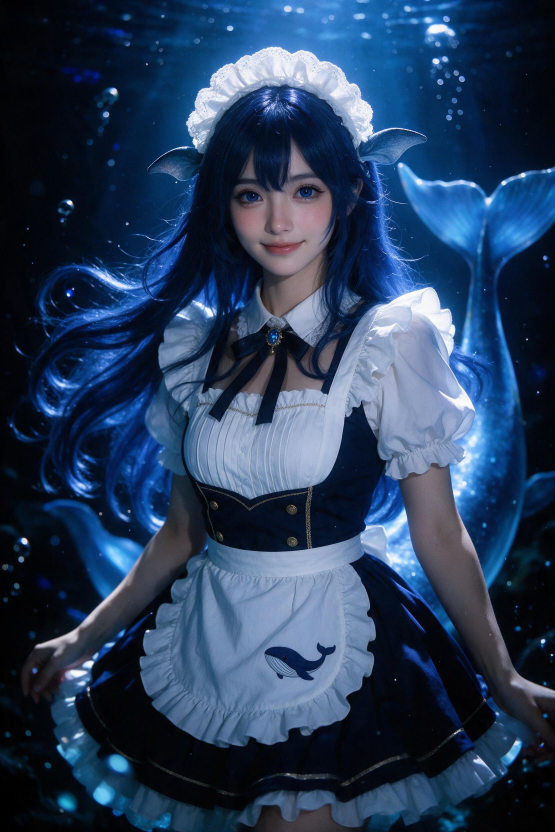
#> input picture art/source/whale-song-visual.jpg, 1664 x 2496 px (shown at 1/3 size)
$ python -i compose-keyvisual.py   (imports and definitions only)
#> lines starting #> are read from the running program, lines starting #| are printed output that depends on the picture
#!/usr/bin/env python3
"""Compose the 16:9 大肥鱼 key visual from the 4:5 generated portrait.

The portrait is the hero (a tall anime poster); the DSH canvas is 16:9, so the
portrait is placed on the right at full height and the remaining ocean on the
left is extended from its own colours: an edge smear, soft caustic shafts, a
few gold/cyan sparkles, and a gentle left scrim so interface text stays legible.

    python3 tools/compose-keyvisual.py \
      --portrait art/big-fat-fish/keyvisual-portrait.jpg \
      --out art/big-fat-fish/keyvisual.jpg

Deterministic (fixed random seed); no network, no model call.
"""
import argparse
import random
from pathlib import Path

from PIL import Image, ImageDraw, ImageFilter


def compose(portrait_path: Path, out_path: Path, width: int = 2560, height: int = 1440) -> Image.Image:
#> called with portrait_path = '../art/source/whale-song-visual.jpg', out_path = 'out.png', width = 2560, height = 1440
    src = Image.open(portrait_path).convert("RGB")
#> src is the input picture: PIL image 1664x2496 RGB; mean R, G, B 40.4, 61.7, 90.9
    art = src.resize((round(src.width * height / src.height), height), Image.LANCZOS)
    aw = art.width
#> aw = 960
    x0 = width - aw
#> x0 = 1600
    if x0 <= 200:
        raise SystemExit("portrait is too wide for the target canvas")

    # 1. deep-water base, slightly lighter toward the bottom
    base = Image.new("RGB", (width, height))
#> base: PIL image 2560x1440 RGB; every value is 0
    draw = ImageDraw.Draw(base)
    for y in range(height):
        t = y / (height - 1)
        draw.line([(0, y), (width, y)], fill=(int(2 + 2 * t), int(9 + 10 * t), int(20 + 30 * t)))

    # 2. smear a narrow strip from the portrait's left edge across the extension
    strip = art.crop((0, 0, max(24, aw // 28), height)).resize((x0 + 220, height), Image.LANCZOS)
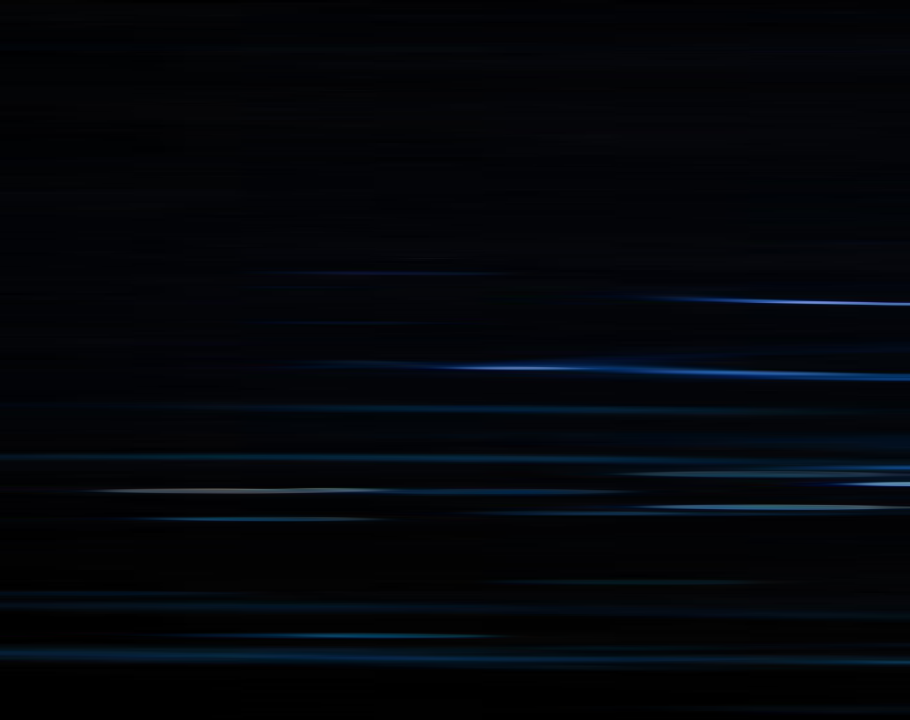
#> strip: PIL image 1820x1440 RGB (shown at 1/2 size); mean R, G, B 3.1, 5.7, 10.3
    strip = strip.filter(ImageFilter.GaussianBlur(64))
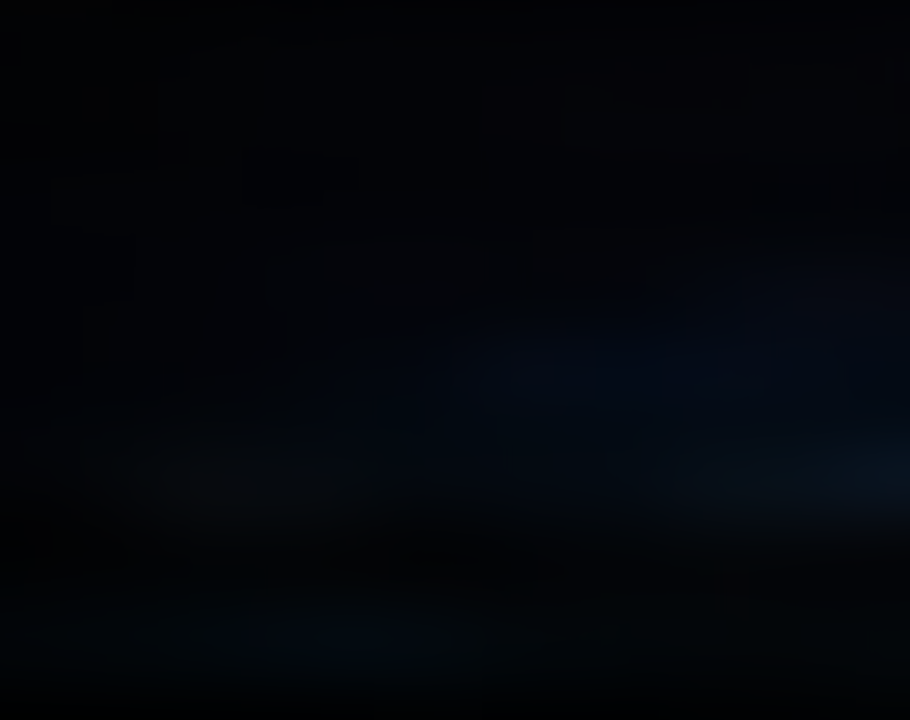
#> strip: PIL image 1820x1440 RGB (shown at 1/2 size); mean R, G, B 3.1, 5.7, 10.3
    region = base.crop((0, 0, strip.width, height))
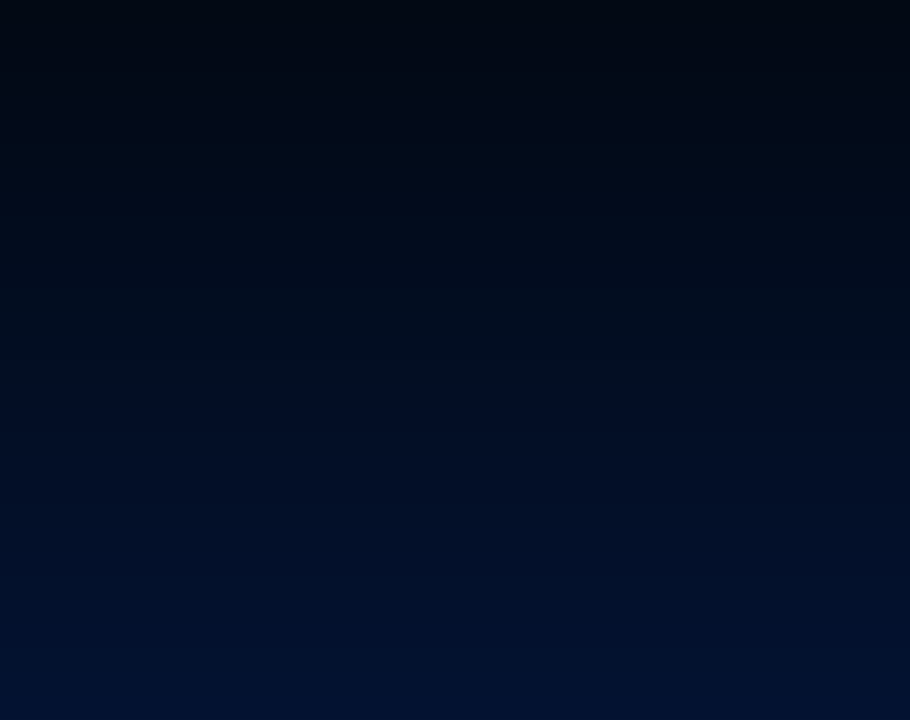
#> region: PIL image 1820x1440 RGB (shown at 1/2 size); mean R, G, B 2.5, 13.5, 34.5
    base.paste(Image.blend(region, strip, 0.42), (0, 0))

    # 3. soft caustic shafts
    rays = Image.new("RGBA", (width, height), (0, 0, 0, 0))
#> rays: PIL image 2560x1440 RGBA; every value is 0
    rd = ImageDraw.Draw(rays)
    for cx, spread, alpha in [(1500, 260, 34), (1680, 190, 42), (1820, 130, 26), (1150, 300, 18)]:
        rd.polygon(
            [(cx, -50), (cx + spread, -50), (cx - 380, height), (cx - 760, height)],
            fill=(150, 226, 255, alpha),
        )
    rays = rays.filter(ImageFilter.GaussianBlur(46))
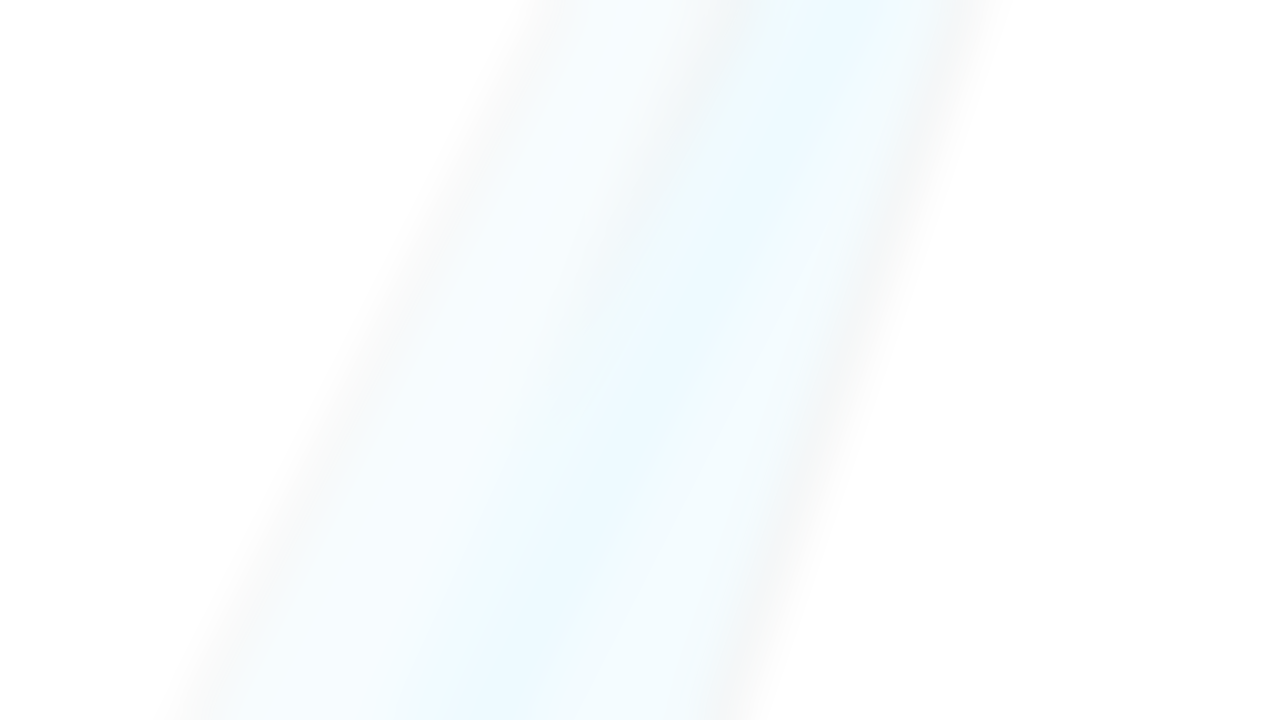
#> rays: PIL image 2560x1440 RGBA (shown at 1/2 size); mean R, G, B, A 53.7, 80.9, 91.3, 9.6; transparent parts drawn white
    base = Image.alpha_composite(base.convert("RGBA"), rays).convert("RGB")
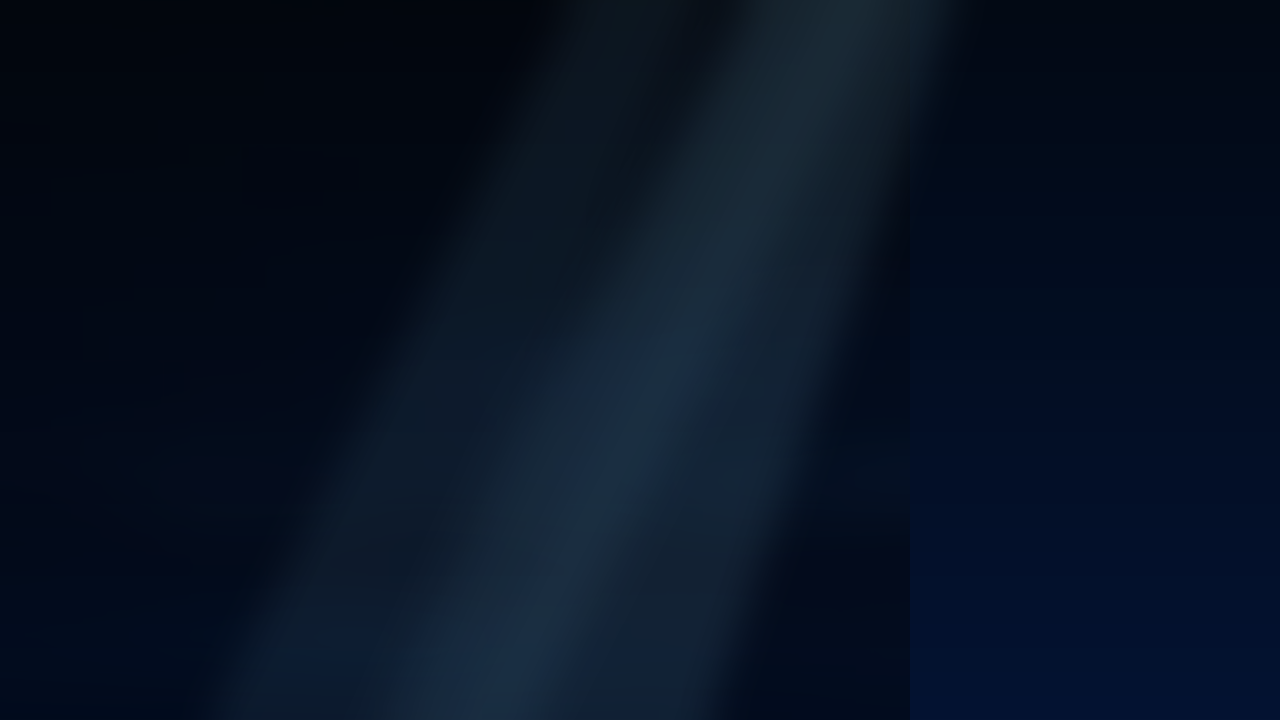
#> base: PIL image 2560x1440 RGB (shown at 1/2 size); mean R, G, B 7.6, 18.5, 35

    # 4. paste the portrait with a soft left fade
    mask = Image.new("L", (aw, height), 255)
#> mask: PIL image 960x1440 L; every value is 255
    md = ImageDraw.Draw(mask)
    fade = 230
    for x in range(fade):
        md.line([(x, 0), (x, height)], fill=int(255 * (x / fade) ** 1.25))
    base.paste(art, (x0, 0), mask)
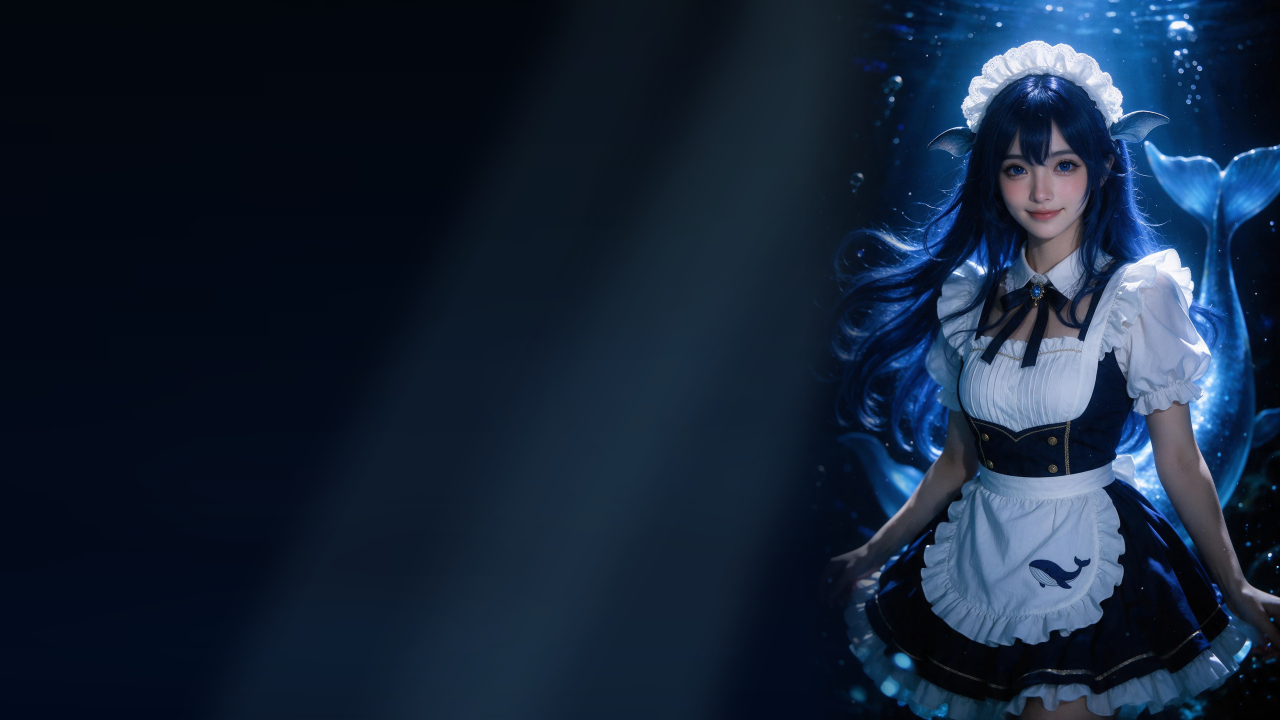
#> base: PIL image 2560x1440 RGB (shown at 1/2 size); mean R, G, B 21.3, 36, 56.1

    # 5. sparkles on the open-water side
    stars = Image.new("RGBA", (width, height), (0, 0, 0, 0))
    sd = ImageDraw.Draw(stars)
    random.seed(7)
    for _ in range(26):
        x = random.randint(30, x0 + 220)
        y = random.randint(40, height - 80)
        r = random.choice([1, 1, 1, 2, 2, 3])
        sd.ellipse([x - r, y - r, x + r, y + r], fill=(214, 244, 255, random.randint(70, 170)))
    for x, y, s, a in [(240, 210, 9, 150), (420, 330, 6, 120), (150, 640, 7, 110), (700, 160, 8, 120), (960, 420, 5, 90)]:
        sd.polygon(
            [
                (x, y - s), (x + s * 0.28, y - s * 0.28), (x + s, y), (x + s * 0.28, y + s * 0.28),
                (x, y + s), (x - s * 0.28, y + s * 0.28), (x - s, y), (x - s * 0.28, y - s * 0.28),
            ],
            fill=(255, 226, 150, a),
        )
    glow = stars.filter(ImageFilter.GaussianBlur(2.2))
    base = Image.alpha_composite(base.convert("RGBA"), Image.alpha_composite(glow, stars)).convert("RGB")

    # 6. left scrim for interface copy
    scrim = Image.new("RGBA", (width, height), (0, 0, 0, 0))
    sd = ImageDraw.Draw(scrim)
    for x in range(x0 + 240):
        a = int(150 * max(0.0, 1 - x / (x0 + 240)) ** 1.15)
        sd.line([(x, 0), (x, height)], fill=(2, 9, 19, a))
    base = Image.alpha_composite(base.convert("RGBA"), scrim).convert("RGB")

#> (the run stopped early here; a loop or call above may not have finished)
